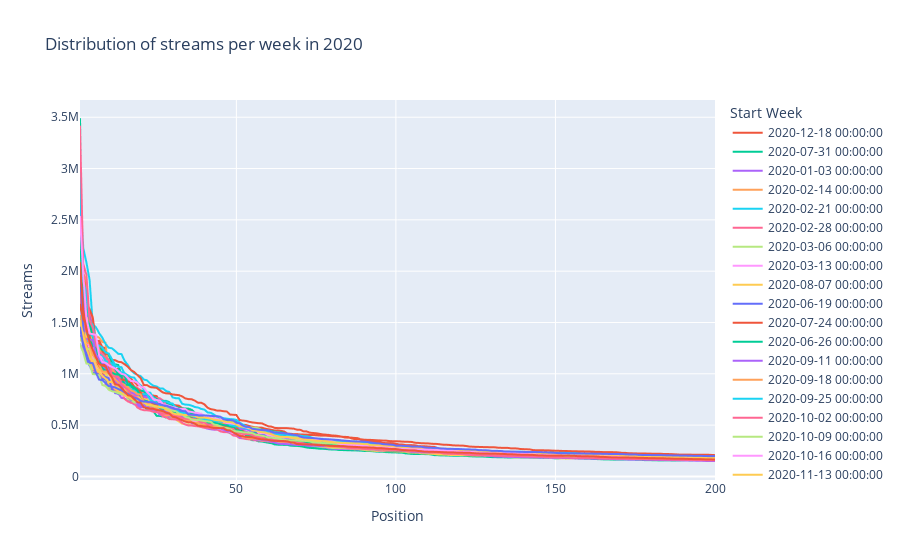

Here is the notebook cell this chart was saved with:
### Markdown cell above
### But is this right? It seems that the number of streams in each week follows the power law, which means the first positions have much more streams than the 50th or 100th. I will, therefore, weigh the track features (valence and others) on the number of streams.

### Code cell
fig = px.line(df[df["Start Week"] >= '2020'].sort_values(by="Position"), x="Position", y="Streams", color="Start Week",
title="Distribution of streams per week in 2020")
fig.show()

### Figure 1 — Plotly figure (JSON) as saved in the notebook; plotly's stock layout.template omitted (floating-point values rounded to 4 significant figures; data arrays with more than 128 entries replaced by an {"elided": "..."} marker saying what was removed)
{"data": [{"hovertemplate": "Start Week=2020-12-18 00:00:00<br>Position=%{x}<br>Streams=%{y}<extra></extra>", "legendgroup": "2020-12-18 00:00:00", "line": {"color": "#EF553B", "dash": "solid"}, "mode": "lines", "name": "2020-12-18 00:00:00", "showlegend": true, "type": "scattergl", "x": {"elided": "200 int values"}, "xaxis": "x", "y": {"elided": "200 int values"}, "yaxis": "y"}, {"hovertemplate": "Start Week=2020-07-31 00:00:00<br>Position=%{x}<br>Streams=%{y}<extra></extra>", "legendgroup": "2020-07-31 00:00:00", "line": {"color": "#00cc96", "dash": "solid"}, "mode": "lines", "name": "2020-07-31 00:00:00", "showlegend": true, "type": "scattergl", "x": {"elided": "200 int values"}, "xaxis": "x", "y": {"elided": "200 int values"}, "yaxis": "y"}, {"hovertemplate": "Start Week=2020-01-03 00:00:00<br>Position=%{x}<br>Streams=%{y}<extra></extra>", "legendgroup": "2020-01-03 00:00:00", "line": {"color": "#ab63fa", "dash": "solid"}, "mode": "lines", "name": "2020-01-03 00:00:00", "showlegend": true, "type": "scattergl", "x": {"elided": "200 int values"}, "xaxis": "x", "y": {"elided": "200 int values"}, "yaxis": "y"}, {"hovertemplate": "Start Week=2020-02-14 00:00:00<br>Position=%{x}<br>Streams=%{y}<extra></extra>", "legendgroup": "2020-02-14 00:00:00", "line": {"color": "#FFA15A", "dash": "solid"}, "mode": "lines", "name": "2020-02-14 00:00:00", "showlegend": true, "type": "scattergl", "x": {"elided": "200 int values"}, "xaxis": "x", "y": {"elided": "200 int values"}, "yaxis": "y"}, {"hovertemplate": "Start Week=2020-02-21 00:00:00<br>Position=%{x}<br>Streams=%{y}<extra></extra>", "legendgroup": "2020-02-21 00:00:00", "line": {"color": "#19d3f3", "dash": "solid"}, "mode": "lines", "name": "2020-02-21 00:00:00", "showlegend": true, "type": "scattergl", "x": {"elided": "200 int values"}, "xaxis": "x", "y": {"elided": "200 int values"}, "yaxis": "y"}, {"hovertemplate": "Start Week=2020-02-28 00:00:00<br>Position=%{x}<br>Streams=%{y}<extra></extra>", "legendgroup": "2020-02-28 00:00:00", "line": {"color": "#FF6692", "dash": "solid"}, "mode": "lines", "name": "2020-02-28 00:00:00", "showlegend": true, "type": "scattergl", "x": {"elided": "200 int values"}, "xaxis": "x", "y": {"elided": "200 int values"}, "yaxis": "y"}, {"hovertemplate": "Start Week=2020-03-06 00:00:00<br>Position=%{x}<br>Streams=%{y}<extra></extra>", "legendgroup": "2020-03-06 00:00:00", "line": {"color": "#B6E880", "dash": "solid"}, "mode": "lines", "name": "2020-03-06 00:00:00", "showlegend": true, "type": "scattergl", "x": {"elided": "200 int values"}, "xaxis": "x", "y": {"elided": "200 int values"}, "yaxis": "y"}, {"hovertemplate": "Start Week=2020-03-13 00:00:00<br>Position=%{x}<br>Streams=%{y}<extra></extra>", "legendgroup": "2020-03-13 00:00:00", "line": {"color": "#FF97FF", "dash": "solid"}, "mode": "lines", "name": "2020-03-13 00:00:00", "showlegend": true, "type": "scattergl", "x": {"elided": "200 int values"}, "xaxis": "x", "y": {"elided": "200 int values"}, "yaxis": "y"}, {"hovertemplate": "Start Week=2020-08-07 00:00:00<br>Position=%{x}<br>Streams=%{y}<extra></extra>", "legendgroup": "2020-08-07 00:00:00", "line": {"color": "#FECB52", "dash": "solid"}, "mode": "lines", "name": "2020-08-07 00:00:00", "showlegend": true, "type": "scattergl", "x": {"elided": "200 int values"}, "xaxis": "x", "y": {"elided": "200 int values"}, "yaxis": "y"}, {"hovertemplate": "Start Week=2020-06-19 00:00:00<br>Position=%{x}<br>Streams=%{y}<extra></extra>", "legendgroup": "2020-06-19 00:00:00", "line": {"color": "#636efa", "dash": "solid"}, "mode": "lines", "name": "2020-06-19 00:00:00", "showlegend": true, "type": "scattergl", "x": {"elided": "200 int values"}, "xaxis": "x", "y": {"elided": "200 int values"}, "yaxis": "y"}, {"hovertemplate": "Start Week=2020-07-24 00:00:00<br>Position=%{x}<br>Streams=%{y}<extra></extra>", "legendgroup": "2020-07-24 00:00:00", "line": {"color": "#EF553B", "dash": "solid"}, "mode": "lines", "name": "2020-07-24 00:00:00", "showlegend": true, "type": "scattergl", "x": {"elided": "200 int values"}, "xaxis": "x", "y": {"elided": "200 int values"}, "yaxis": "y"}, {"hovertemplate": "Start Week=2020-06-26 00:00:00<br>Position=%{x}<br>Streams=%{y}<extra></extra>", "legendgroup": "2020-06-26 00:00:00", "line": {"color": "#00cc96", "dash": "solid"}, "mode": "lines", "name": "2020-06-26 00:00:00", "showlegend": true, "type": "scattergl", "x": {"elided": "200 int values"}, "xaxis": "x", "y": {"elided": "200 int values"}, "yaxis": "y"}, {"hovertemplate": "Start Week=2020-09-11 00:00:00<br>Position=%{x}<br>Streams=%{y}<extra></extra>", "legendgroup": "2020-09-11 00:00:00", "line": {"color": "#ab63fa", "dash": "solid"}, "mode": "lines", "name": "2020-09-11 00:00:00", "showlegend": true, "type": "scattergl", "x": {"elided": "200 int values"}, "xaxis": "x", "y": {"elided": "200 int values"}, "yaxis": "y"}, {"hovertemplate": "Start Week=2020-09-18 00:00:00<br>Position=%{x}<br>Streams=%{y}<extra></extra>", "legendgroup": "2020-09-18 00:00:00", "line": {"color": "#FFA15A", "dash": "solid"}, "mode": "lines", "name": "2020-09-18 00:00:00", "showlegend": true, "type": "scattergl", "x": {"elided": "200 int values"}, "xaxis": "x", "y": {"elided": "200 int values"}, "yaxis": "y"}, {"hovertemplate": "Start Week=2020-09-25 00:00:00<br>Position=%{x}<br>Streams=%{y}<extra></extra>", "legendgroup": "2020-09-25 00:00:00", "line": {"color": "#19d3f3", "dash": "solid"}, "mode": "lines", "name": "2020-09-25 00:00:00", "showlegend": true, "type": "scattergl", "x": {"elided": "200 int values"}, "xaxis": "x", "y": {"elided": "200 int values"}, "yaxis": "y"}, {"hovertemplate": "Start Week=2020-10-02 00:00:00<br>Position=%{x}<br>Streams=%{y}<extra></extra>", "legendgroup": "2020-10-02 00:00:00", "line": {"color": "#FF6692", "dash": "solid"}, "mode": "lines", "name": "2020-10-02 00:00:00", "showlegend": true, "type": "scattergl", "x": {"elided": "200 int values"}, "xaxis": "x", "y": {"elided": "200 int values"}, "yaxis": "y"}, {"hovertemplate": "Start Week=2020-10-09 00:00:00<br>Position=%{x}<br>Streams=%{y}<extra></extra>", "legendgroup": "2020-10-09 00:00:00", "line": {"color": "#B6E880", "dash": "solid"}, "mode": "lines", "name": "2020-10-09 00:00:00", "showlegend": true, "type": "scattergl", "x": {"elided": "200 int values"}, "xaxis": "x", "y": {"elided": "200 int values"}, "yaxis": "y"}, {"hovertemplate": "Start Week=2020-10-16 00:00:00<br>Position=%{x}<br>Streams=%{y}<extra></extra>", "legendgroup": "2020-10-16 00:00:00", "line": {"color": "#FF97FF", "dash": "solid"}, "mode": "lines", "name": "2020-10-16 00:00:00", "showlegend": true, "type": "scattergl", "x": {"elided": "200 int values"}, "xaxis": "x", "y": {"elided": "200 int values"}, "yaxis": "y"}, {"hovertemplate": "Start Week=2020-11-13 00:00:00<br>Position=%{x}<br>Streams=%{y}<extra></extra>", "legendgroup": "2020-11-13 00:00:00", "line": {"color": "#FECB52", "dash": "solid"}, "mode": "lines", "name": "2020-11-13 00:00:00", "showlegend": true, "type": "scattergl", "x": {"elided": "200 int values"}, "xaxis": "x", "y": {"elided": "200 int values"}, "yaxis": "y"}, {"hovertemplate": "Start Week=2020-11-20 00:00:00<br>Position=%{x}<br>Streams=%{y}<extra></extra>", "legendgroup": "2020-11-20 00:00:00", "line": {"color": "#636efa", "dash": "solid"}, "mode": "lines", "name": "2020-11-20 00:00:00", "showlegend": true, "type": "scattergl", "x": {"elided": "200 int values"}, "xaxis": "x", "y": {"elided": "200 int values"}, "yaxis": "y"}, {"hovertemplate": "Start Week=2020-05-15 00:00:00<br>Position=%{x}<br>Streams=%{y}<extra></extra>", "legendgroup": "2020-05-15 00:00:00", "line": {"color": "#EF553B", "dash": "solid"}, "mode": "lines", "name": "2020-05-15 00:00:00", "showlegend": true, "type": "scattergl", "x": {"elided": "200 int values"}, "xaxis": "x", "y": {"elided": "200 int values"}, "yaxis": "y"}, {"hovertemplate": "Start Week=2020-09-04 00:00:00<br>Position=%{x}<br>Streams=%{y}<extra></extra>", "legendgroup": "2020-09-04 00:00:00", "line": {"color": "#00cc96", "dash": "solid"}, "mode": "lines", "name": "2020-09-04 00:00:00", "showlegend": true, "type": "scattergl", "x": {"elided": "200 int values"}, "xaxis": "x", "y": {"elided": "200 int values"}, "yaxis": "y"}, {"hovertemplate": "Start Week=2020-06-05 00:00:00<br>Position=%{x}<br>Streams=%{y}<extra></extra>", "legendgroup": "2020-06-05 00:00:00", "line": {"color": "#ab63fa", "dash": "solid"}, "mode": "lines", "name": "2020-06-05 00:00:00", "showlegend": true, "type": "scattergl", "x": {"elided": "200 int values"}, "xaxis": "x", "y": {"elided": "200 int values"}, "yaxis": "y"}, {"hovertemplate": "Start Week=2020-07-17 00:00:00<br>Position=%{x}<br>Streams=%{y}<extra></extra>", "legendgroup": "2020-07-17 00:00:00", "line": {"color": "#FFA15A", "dash": "solid"}, "mode": "lines", "name": "2020-07-17 00:00:00", "showlegend": true, "type": "scattergl", "x": {"elided": "200 int values"}, "xaxis": "x", "y": {"elided": "200 int values"}, "yaxis": "y"}, {"hovertemplate": "Start Week=2020-07-10 00:00:00<br>Position=%{x}<br>Streams=%{y}<extra></extra>", "legendgroup": "2020-07-10 00:00:00", "line": {"color": "#19d3f3", "dash": "solid"}, "mode": "lines", "name": "2020-07-10 00:00:00", "showlegend": true, "type": "scattergl", "x": {"elided": "200 int values"}, "xaxis": "x", "y": {"elided": "200 int values"}, "yaxis": "y"}, {"hovertemplate": "Start Week=2020-01-10 00:00:00<br>Position=%{x}<br>Streams=%{y}<extra></extra>", "legendgroup": "2020-01-10 00:00:00", "line": {"color": "#FF6692", "dash": "solid"}, "mode": "lines", "name": "2020-01-10 00:00:00", "showlegend": true, "type": "scattergl", "x": {"elided": "200 int values"}, "xaxis": "x", "y": {"elided": "200 int values"}, "yaxis": "y"}, {"hovertemplate": "Start Week=2020-01-31 00:00:00<br>Position=%{x}<br>Streams=%{y}<extra></extra>", "legendgroup": "2020-01-31 00:00:00", "line": {"color": "#B6E880", "dash": "solid"}, "mode": "lines", "name": "2020-01-31 00:00:00", "showlegend": true, "type": "scattergl", "x": {"elided": "200 int values"}, "xaxis": "x", "y": {"elided": "200 int values"}, "yaxis": "y"}, {"hovertemplate": "Start Week=2020-02-07 00:00:00<br>Position=%{x}<br>Streams=%{y}<extra></extra>", "legendgroup": "2020-02-07 00:00:00", "line": {"color": "#FF97FF", "dash": "solid"}, "mode": "lines", "name": "2020-02-07 00:00:00", "showlegend": true, "type": "scattergl", "x": {"elided": "200 int values"}, "xaxis": "x", "y": {"elided": "200 int values"}, "yaxis": "y"}, {"hovertemplate": "Start Week=2020-04-17 00:00:00<br>Position=%{x}<br>Streams=%{y}<extra></extra>", "legendgroup": "2020-04-17 00:00:00", "line": {"color": "#FECB52", "dash": "solid"}, "mode": "lines", "name": "2020-04-17 00:00:00", "showlegend": true, "type": "scattergl", "x": {"elided": "200 int values"}, "xaxis": "x", "y": {"elided": "200 int values"}, "yaxis": "y"}, {"hovertemplate": "Start Week=2020-04-10 00:00:00<br>Position=%{x}<br>Streams=%{y}<extra></extra>", "legendgroup": "2020-04-10 00:00:00", "line": {"color": "#636efa", "dash": "solid"}, "mode": "lines", "name": "2020-04-10 00:00:00", "showlegend": true, "type": "scattergl", "x": {"elided": "200 int values"}, "xaxis": "x", "y": {"elided": "200 int values"}, "yaxis": "y"}, {"hovertemplate": "Start Week=2020-04-03 00:00:00<br>Position=%{x}<br>Streams=%{y}<extra></extra>", "legendgroup": "2020-04-03 00:00:00", "line": {"color": "#EF553B", "dash": "solid"}, "mode": "lines", "name": "2020-04-03 00:00:00", "showlegend": true, "type": "scattergl", "x": {"elided": "200 int values"}, "xaxis": "x", "y": {"elided": "200 int values"}, "yaxis": "y"}, {"hovertemplate": "Start Week=2020-03-27 00:00:00<br>Position=%{x}<br>Streams=%{y}<extra></extra>", "legendgroup": "2020-03-27 00:00:00", "line": {"color": "#00cc96", "dash": "solid"}, "mode": "lines", "name": "2020-03-27 00:00:00", "showlegend": true, "type": "scattergl", "x": {"elided": "200 int values"}, "xaxis": "x", "y": {"elided": "200 int values"}, "yaxis": "y"}, {"hovertemplate": "Start Week=2020-03-20 00:00:00<br>Position=%{x}<br>Streams=%{y}<extra></extra>", "legendgroup": "2020-03-20 00:00:00", "line": {"color": "#ab63fa", "dash": "solid"}, "mode": "lines", "name": "2020-03-20 00:00:00", "showlegend": true, "type": "scattergl", "x": {"elided": "200 int values"}, "xaxis": "x", "y": {"elided": "200 int values"}, "yaxis": "y"}, {"hovertemplate": "Start Week=2020-08-21 00:00:00<br>Position=%{x}<br>Streams=%{y}<extra></extra>", "legendgroup": "2020-08-21 00:00:00", "line": {"color": "#FFA15A", "dash": "solid"}, "mode": "lines", "name": "2020-08-21 00:00:00", "showlegend": true, "type": "scattergl", "x": {"elided": "200 int values"}, "xaxis": "x", "y": {"elided": "200 int values"}, "yaxis": "y"}, {"hovertemplate": "Start Week=2020-08-28 00:00:00<br>Position=%{x}<br>Streams=%{y}<extra></extra>", "legendgroup": "2020-08-28 00:00:00", "line": {"color": "#19d3f3", "dash": "solid"}, "mode": "lines", "name": "2020-08-28 00:00:00", "showlegend": true, "type": "scattergl", "x": {"elided": "200 int values"}, "xaxis": "x", "y": {"elided": "200 int values"}, "yaxis": "y"}, {"hovertemplate": "Start Week=2020-05-22 00:00:00<br>Position=%{x}<br>Streams=%{y}<extra></extra>", "legendgroup": "2020-05-22 00:00:00", "line": {"color": "#FF6692", "dash": "solid"}, "mode": "lines", "name": "2020-05-22 00:00:00", "showlegend": true, "type": "scattergl", "x": {"elided": "200 int values"}, "xaxis": "x", "y": {"elided": "200 int values"}, "yaxis": "y"}, {"hovertemplate": "Start Week=2020-05-08 00:00:00<br>Position=%{x}<br>Streams=%{y}<extra></extra>", "legendgroup": "2020-05-08 00:00:00", "line": {"color": "#B6E880", "dash": "solid"}, "mode": "lines", "name": "2020-05-08 00:00:00", "showlegend": true, "type": "scattergl", "x": {"elided": "200 int values"}, "xaxis": "x", "y": {"elided": "200 int values"}, "yaxis": "y"}, {"hovertemplate": "Start Week=2020-05-01 00:00:00<br>Position=%{x}<br>Streams=%{y}<extra></extra>", "legendgroup": "2020-05-01 00:00:00", "line": {"color": "#FF97FF", "dash": "solid"}, "mode": "lines", "name": "2020-05-01 00:00:00", "showlegend": true, "type": "scattergl", "x": {"elided": "200 int values"}, "xaxis": "x", "y": {"elided": "200 int values"}, "yaxis": "y"}, {"hovertemplate": "Start Week=2020-04-24 00:00:00<br>Position=%{x}<br>Streams=%{y}<extra></extra>", "legendgroup": "2020-04-24 00:00:00", "line": {"color": "#FECB52", "dash": "solid"}, "mode": "lines", "name": "2020-04-24 00:00:00", "showlegend": true, "type": "scattergl", "x": {"elided": "200 int values"}, "xaxis": "x", "y": {"elided": "200 int values"}, "yaxis": "y"}, {"hovertemplate": "Start Week=2020-06-12 00:00:00<br>Position=%{x}<br>Streams=%{y}<extra></extra>", "legendgroup": "2020-06-12 00:00:00", "line": {"color": "#636efa", "dash": "solid"}, "mode": "lines", "name": "2020-06-12 00:00:00", "showlegend": true, "type": "scattergl", "x": {"elided": "200 int values"}, "xaxis": "x", "y": {"elided": "200 int values"}, "yaxis": "y"}, {"hovertemplate": "Start Week=2020-10-30 00:00:00<br>Position=%{x}<br>Streams=%{y}<extra></extra>", "legendgroup": "2020-10-30 00:00:00", "line": {"color": "#EF553B", "dash": "solid"}, "mode": "lines", "name": "2020-10-30 00:00:00", "showlegend": true, "type": "scattergl", "x": {"elided": "200 int values"}, "xaxis": "x", "y": {"elided": "200 int values"}, "yaxis": "y"}, {"hovertemplate": "Start Week=2020-10-23 00:00:00<br>Position=%{x}<br>Streams=%{y}<extra></extra>", "legendgroup": "2020-10-23 00:00:00", "line": {"color": "#00cc96", "dash": "solid"}, "mode": "lines", "name": "2020-10-23 00:00:00", "showlegend": true, "type": "scattergl", "x": {"elided": "200 int values"}, "xaxis": "x", "y": {"elided": "200 int values"}, "yaxis": "y"}, {"hovertemplate": "Start Week=2020-08-14 00:00:00<br>Position=%{x}<br>Streams=%{y}<extra></extra>", "legendgroup": "2020-08-14 00:00:00", "line": {"color": "#ab63fa", "dash": "solid"}, "mode": "lines", "name": "2020-08-14 00:00:00", "showlegend": true, "type": "scattergl", "x": {"elided": "200 int values"}, "xaxis": "x", "y": {"elided": "200 int values"}, "yaxis": "y"}, {"hovertemplate": "Start Week=2020-11-06 00:00:00<br>Position=%{x}<br>Streams=%{y}<extra></extra>", "legendgroup": "2020-11-06 00:00:00", "line": {"color": "#FFA15A", "dash": "solid"}, "mode": "lines", "name": "2020-11-06 00:00:00", "showlegend": true, "type": "scattergl", "x": {"elided": "200 int values"}, "xaxis": "x", "y": {"elided": "200 int values"}, "yaxis": "y"}, {"hovertemplate": "Start Week=2020-01-17 00:00:00<br>Position=%{x}<br>Streams=%{y}<extra></extra>", "legendgroup": "2020-01-17 00:00:00", "line": {"color": "#19d3f3", "dash": "solid"}, "mode": "lines", "name": "2020-01-17 00:00:00", "showlegend": true, "type": "scattergl", "x": {"elided": "200 int values"}, "xaxis": "x", "y": {"elided": "200 int values"}, "yaxis": "y"}, {"hovertemplate": "Start Week=2020-07-03 00:00:00<br>Position=%{x}<br>Streams=%{y}<extra></extra>", "legendgroup": "2020-07-03 00:00:00", "line": {"color": "#FF6692", "dash": "solid"}, "mode": "lines", "name": "2020-07-03 00:00:00", "showlegend": true, "type": "scattergl", "x": {"elided": "200 int values"}, "xaxis": "x", "y": {"elided": "200 int values"}, "yaxis": "y"}, {"hovertemplate": "Start Week=2020-11-27 00:00:00<br>Position=%{x}<br>Streams=%{y}<extra></extra>", "legendgroup": "2020-11-27 00:00:00", "line": {"color": "#B6E880", "dash": "solid"}, "mode": "lines", "name": "2020-11-27 00:00:00", "showlegend": true, "type": "scattergl", "x": {"elided": "200 int values"}, "xaxis": "x", "y": {"elided": "200 int values"}, "yaxis": "y"}, {"hovertemplate": "Start Week=2020-01-24 00:00:00<br>Position=%{x}<br>Streams=%{y}<extra></extra>", "legendgroup": "2020-01-24 00:00:00", "line": {"color": "#FF97FF", "dash": "solid"}, "mode": "lines", "name": "2020-01-24 00:00:00", "showlegend": true, "type": "scattergl", "x": {"elided": "200 int values"}, "xaxis": "x", "y": {"elided": "200 int values"}, "yaxis": "y"}, {"hovertemplate": "Start Week=2020-12-11 00:00:00<br>Position=%{x}<br>Streams=%{y}<extra></extra>", "legendgroup": "2020-12-11 00:00:00", "line": {"color": "#FECB52", "dash": "solid"}, "mode": "lines", "name": "2020-12-11 00:00:00", "showlegend": true, "type": "scattergl", "x": {"elided": "200 int values"}, "xaxis": "x", "y": {"elided": "200 int values"}, "yaxis": "y"}, {"hovertemplate": "Start Week=2020-12-04 00:00:00<br>Position=%{x}<br>Streams=%{y}<extra></extra>", "legendgroup": "2020-12-04 00:00:00", "line": {"color": "#636efa", "dash": "solid"}, "mode": "lines", "name": "2020-12-04 00:00:00", "showlegend": true, "type": "scattergl", "x": {"elided": "200 int values"}, "xaxis": "x", "y": {"elided": "200 int values"}, "yaxis": "y"}, {"hovertemplate": "Start Week=2020-05-29 00:00:00<br>Position=%{x}<br>Streams=%{y}<extra></extra>", "legendgroup": "2020-05-29 00:00:00", "line": {"color": "#EF553B", "dash": "solid"}, "mode": "lines", "name": "2020-05-29 00:00:00", "showlegend": true, "type": "scattergl", "x": {"elided": "200 int values"}, "xaxis": "x", "y": {"elided": "200 int values"}, "yaxis": "y"}], "layout": {"legend": {"title": {"text": "Start Week"}, "tracegroupgap": 0}, "title": {"text": "Distribution of streams per week in 2020"}, "xaxis": {"anchor": "y", "domain": [0, 1], "title": {"text": "Position"}}, "yaxis": {"anchor": "x", "domain": [0, 1], "title": {"text": "Streams"}}}}
